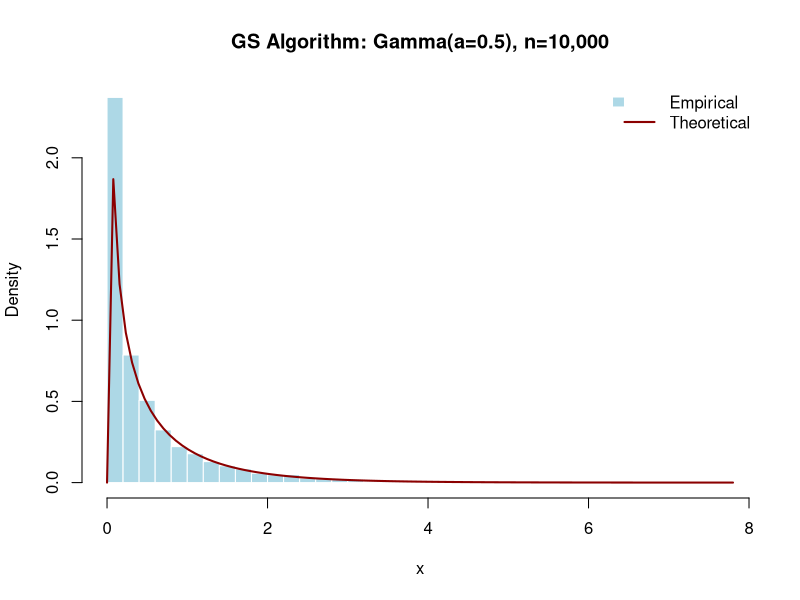
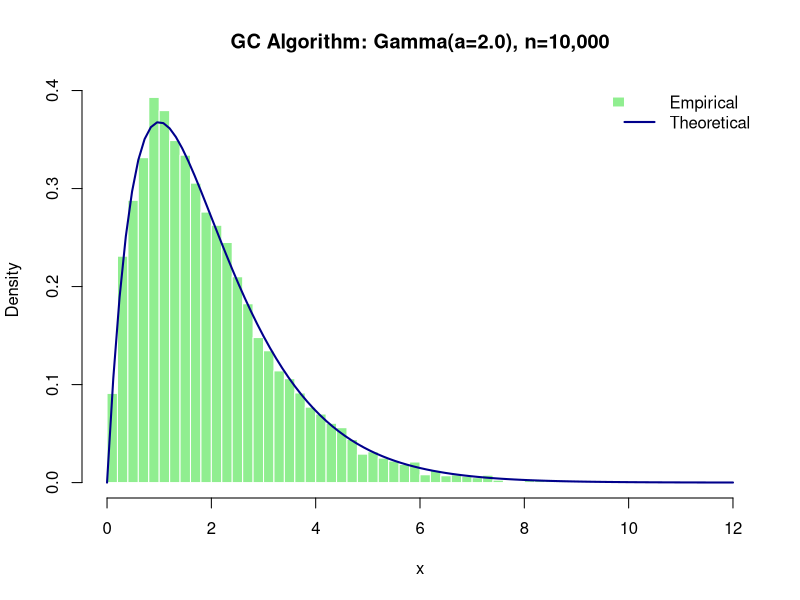
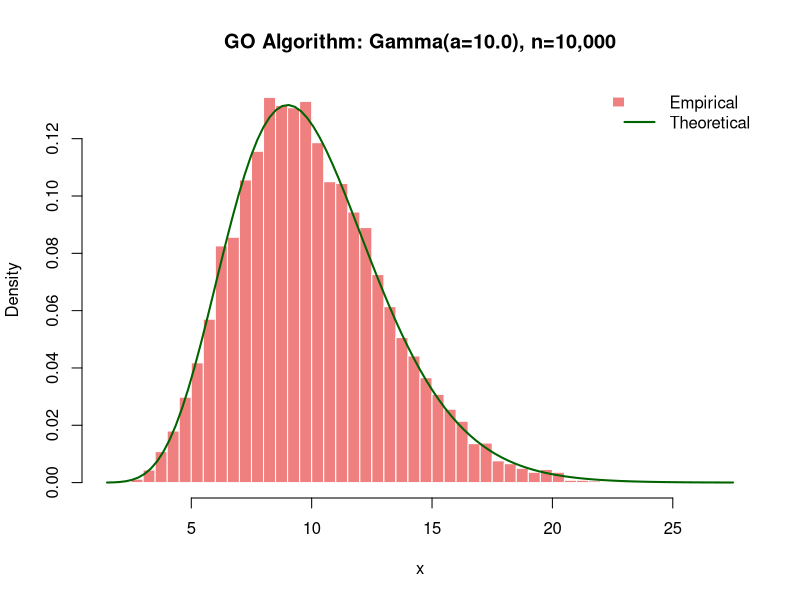
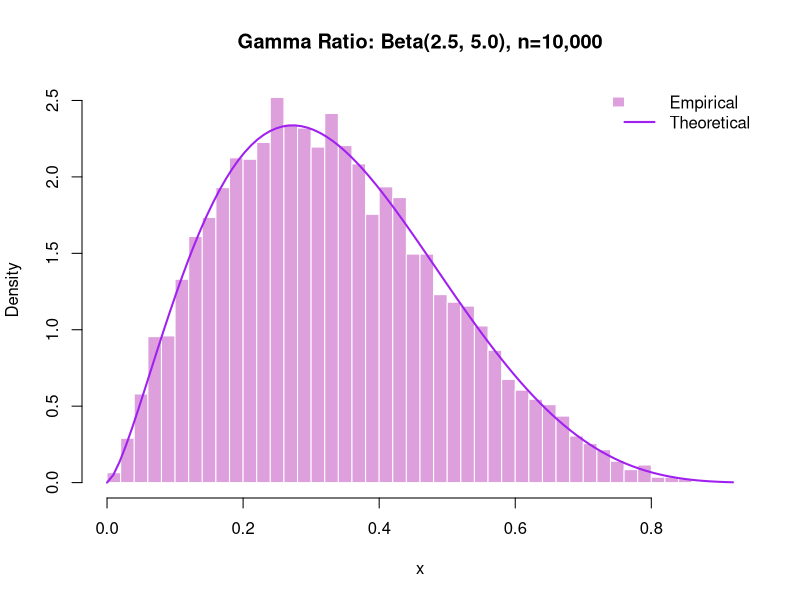

Write R code to recreate these figures, in order.
## ---- chunk 1
knitr::opts_chunk$set(echo = TRUE)
## ---- chunk 2
# Master Function: Dynamically routes shape parameter 'a' to the correct mathematical algorithm
generate_gamma_complete <- function(n, a) {
  if (a <= 0) stop("Shape parameter 'a' must be strictly positive (> 0)")
  
  if (a <= 1) {
    # Handles infinite asymptote at zero
    return(generate_gamma_GS(n, a))
  } else if (a <= 2.53278) {
    # Handles parameters where GO polynomial bounds are invalid
    return(generate_gamma_GC(n, a))
  } else {
    # Highly optimized Normal-Exponential split for large parameters
    return(generate_gamma_GO(n, a))
  }
}
## ---- chunk 3
# Algorithm GS: Piecewise Envelope
generate_gamma_GS <- function(n, a) {
  samples <- numeric(n)
  
  # Step 1: Set b <- (e+a)/e 
  b <- (exp(1) + a) / exp(1) 
  
  for (i in 1:n) {
    accepted <- FALSE
    while (!accepted) {
      # Step 1: Generate u. Set p <- b * u 
      u <- runif(1)
      p <- b * u
      
      # Step 1: If p >= 1 go to 3. (Meaning if p <= 1, proceed to Step 2) 
      if (p <= 1) {
        
        # Step 2: (Case x <= 1). Set x <- p^(1/a). Generate u'. 
        x <- p^(1 / a)
        u_prime <- runif(1)
        
        # Step 2: If u' > e^(-x) go back to 1. Otherwise deliver x. 
        # (Evaluated on logarithmic scale to prevent floating-point precision loss)
        if (log(u_prime) <= -x) {
          samples[i] <- x
          accepted <- TRUE
        }
      } else {
        
        # Step 3: (Case x > 1). Set x <- -ln((b-p)/a). Generate u'. 
        x <- -log((b - p) / a)
        u_prime <- runif(1)
        
        # Step 3: If u' > x^(a-1) go back to 1. Otherwise deliver x. 
        # (Evaluated on logarithmic scale to prevent floating-point precision loss)
        if (log(u_prime) <= (a - 1) * log(x)) {
          samples[i] <- x
          accepted <- TRUE
        }
      }
    }
  }
  return(samples)
}
## ---- chunk 4
# Algorithm GC: Cauchy Envelope Method
generate_gamma_GC <- function(n, a) {
  samples <- numeric(n)
  
  # Step 1: Set b <- a-1, A <- 2a-1, and s <- sqrt(A) 
  b <- a - 1
  A <- 2 * a - 1
  s <- sqrt(A)
  
  for(i in 1:n) {
    accepted <- FALSE
    while(!accepted) {
      # Step 2: Generate u. Set t <- s * tan(pi * (u - 0.5)) and x <- b + t. 
      u <- runif(1)
      t <- s * tan(pi * (u - 0.5))
      x <- b + t
      
      # Step 3: If x < 0 go to 2. 
      if(x >= 0) {
        
        # Step 4: Generate u'. If u' > exp(b * ln(x/b) - t + ln(1 + t^2/A)) go to 2. 
        u2 <- runif(1)
        
        # Evaluated on a log scale to prevent exp() hardware overflow
        test_val <- b * log(x / b) - t + log(1 + (t^2 / A))
        
        if(log(u2) <= test_val) {
          # Step 4: Otherwise deliver x. 
          samples[i] <- x
          accepted <- TRUE
        }
      }
    }
  }
  return(samples)
}
## ---- chunk 5
# Algorithm GO: Modified Normal-Exponential Method with Squeeze Bounds
generate_gamma_GO <- function(n, a) {
  samples <- numeric(n)
  
  # Step 1: Set mu <- a-1, sigma <- sqrt(a + sqrt(8/3)*sqrt(a)), W <- sigma^2/mu, 
  # d <- sqrt(6)*sigma, and b <- mu+d 
  mu <- a - 1
  sigma <- sqrt(a + sqrt(8/3) * sqrt(a))
  W <- sigma^2 / mu
  d <- sqrt(6) * sigma
  b_bound <- mu + d
  beta_const <- 0.009572265238289
  
  for(i in 1:n) {
    accepted <- FALSE
    while(!accepted) {
      
      # Step 2: Generate u. If u <= 0.009572265238289 go to 8. 
      u1 <- runif(1)
      
      if(u1 <= beta_const) {
        # TAIL REGION (Exponential Envelope)
        
        # Step 8: Take a sample s from the standard exponential distribution and set x <- b(1+s/d). 
        s_exp <- rexp(1)
        x <- b_bound * (1 + s_exp / d)
        
        # Step 9: Generate u. If ln u > mu(2+ln(x/mu)-x/b) + 3.7203284924588 - b - ln(d/b) go to 2. 
        u2 <- runif(1)
        
        # Exact logarithmic expansion applied dynamically to bypass textual rounding errors
        log_f <- mu * log(x / mu) - x + mu
        log_h <- mu * log(b_bound / mu) - (1 - mu / b_bound) * x
        log_r <- log(beta_const / (1 - beta_const)) + 0.5 * log(2 * pi * sigma^2) + 
                 mu * log(mu / b_bound) + log(d / b_bound) + d
                 
        if(log(u2) <= log_f - (log_r + log_h)) {
          # Step 9: Otherwise deliver x. 
          samples[i] <- x
          accepted <- TRUE
        }
      } else {
        # CORE REGION (Normal Envelope)
        
        # Step 3: Take a sample s from the standard normal distribution and set x <- mu + sigma*s. 
        s_norm <- rnorm(1)
        x <- mu + sigma * s_norm
        
        # Step 3: If x < 0 or x > b go to 2. 
        if(x >= 0 && x <= b_bound) {
          
          # Step 4: Generate u and set S <- s^2/2. 
          u2 <- runif(1)
          S <- (s_norm^2) / 2
          
          # Lemma 3: Quick Acceptance Squeeze Bounds logic 
          # Step 4: If s >= 0 go to 6. 
          if (s_norm >= 0) {
            
            # Step 6: If u <= 1 - S(W-1) deliver x. 
            L <- 1 - S * (W - 1)
          } else {
            
            # Step 5: If u <= 1 - S((1-2s/V)W-1) deliver x. 
            # (Substituted with the explicit Lemma 3 polynomial from the text)
            L <- 1 - S * (W - 1) + (s_norm^3 / sqrt(a)) * W
          }
          
          if(u2 <= L) {
            samples[i] <- x
            accepted <- TRUE
          } else {
            # Step 7 (Full Evaluation): If ln u > mu(1+ln(x/mu)) - x + S go to 2, otherwise deliver x. 
            if(log(u2) <= mu * (1 + log(x / mu)) - x + S) {
              samples[i] <- x
              accepted <- TRUE
            }
          }
        }
      }
    }
  }
  return(samples)
}
## ---- chunk 6
# Beta Generation via Gamma Ratio (Ahrens & Dieter, 1974, Page 5)
generate_beta_from_gamma <- function(n, a, b) {
  
  # Step 1: Generate a sample x from a Gamma distribution gamma(a) 
  x <- generate_gamma_complete(n, a)
  
  # Step 2: Generate a sample y from a Gamma distribution gamma(b), independent of x 
  y <- generate_gamma_complete(n, b)
  
  # Step 3 & 4: Calculate the ratio x / (x + y). The resulting value follows a Beta(a,b) distribution 
  beta_samples <- x / (x + y)
  
  return(beta_samples)
}
## ---- chunk 7
# Generate 10,000 samples for each segment
set.seed(42)
n_samples <- 10000

# Route through the master wrapper function
samples_GS <- generate_gamma_complete(n_samples, a = 0.5)
samples_GC <- generate_gamma_complete(n_samples, a = 2.0)
samples_GO <- generate_gamma_complete(n_samples, a = 10.0)

# Generate Beta samples using the Gamma Ratio method
samples_Beta <- generate_beta_from_gamma(n_samples, a = 2.5, b = 5.0)

#Plots and KS tests for each algorithm:

#We make use of histograms of our functions as well as the curve of the theoretical function 
#to make sure that our algorithms fit the shape of the random variable distributions.

# The K-S test evaluates if the empirical sample distribution significantly deviates 
# from the theoretical CDF.
# A p-value > 0.05 indicates we fail to reject the null hypothesis.
# (Distributions match)

# Plot 1: Algorithm GS (a = 0.5)
hist(samples_GS, probability = TRUE, breaks = 50, col = "lightblue",
     main = "GS Algorithm: Gamma(a=0.5), n=10,000", xlab = "x", ylab = "Density", border = "white")
curve(dgamma(x, shape = 0.5, rate = 1), add = TRUE, col = "darkred", lwd = 2)
legend("topright", legend = c("Empirical", "Theoretical"),
       fill = c("lightblue", NA), border = c("white", NA),
       col = c(NA, "darkred"), lwd = c(NA, 2), bty = "n")

# Test Algorithm GS (a = 0.5)
ks_GS <- ks.test(samples_GS, "pgamma", shape = 0.5, rate = 1)
cat("Algorithm GS (a=0.5) p-value:", ks_GS$p.value, "\n")

# Plot 2: Algorithm GC (a = 2.0)
hist(samples_GC, probability = TRUE, breaks = 50, col = "lightgreen",
     main = "GC Algorithm: Gamma(a=2.0), n=10,000", xlab = "x", ylab = "Density", border = "white")
curve(dgamma(x, shape = 2.0, rate = 1), add = TRUE, col = "darkblue", lwd = 2)
legend("topright", legend = c("Empirical", "Theoretical"),
       fill = c("lightgreen", NA), border = c("white", NA),
       col = c(NA, "darkblue"), lwd = c(NA, 2), bty = "n")

# Test Algorithm GC (a = 2.0)
ks_GC <- ks.test(samples_GC, "pgamma", shape = 2.0, rate = 1)
cat("Algorithm GC (a=2.0) p-value:", ks_GC$p.value, "\n")

# Plot 3: Algorithm GO (a = 10.0)
hist(samples_GO, probability = TRUE, breaks = 50, col = "lightcoral",
     main = "GO Algorithm: Gamma(a=10.0), n=10,000", xlab = "x", ylab = "Density", border = "white")
curve(dgamma(x, shape = 10.0, rate = 1), add = TRUE, col = "darkgreen", lwd = 2)
legend("topright", legend = c("Empirical", "Theoretical"),
       fill = c("lightcoral", NA), border = c("white", NA),
       col = c(NA, "darkgreen"), lwd = c(NA, 2), bty = "n")

# Test Algorithm GO (a = 10.0)
ks_GO <- ks.test(samples_GO, "pgamma", shape = 10.0, rate = 1)
cat("Algorithm GO (a=10.0) p-value:", ks_GO$p.value, "\n")

# Plot 4: Gamma-Ratio Beta Generator (a = 2.5, b = 5.0)
hist(samples_Beta, probability = TRUE, breaks = 50, col = "plum",
     main = "Gamma Ratio: Beta(2.5, 5.0), n=10,000", xlab = "x", ylab = "Density", border = "white")
curve(dbeta(x, shape1 = 2.5, shape2 = 5.0), add = TRUE, col = "purple", lwd = 2)
legend("topright", legend = c("Empirical", "Theoretical"),
       fill = c("plum", NA), border = c("white", NA),
       col = c(NA, "purple"), lwd = c(NA, 2), bty = "n")

# Test Gamma-Ratio Beta Generator (a = 2.5, b = 5.0)
ks_Beta <- ks.test(samples_Beta, "pbeta", shape1 = 2.5, shape2 = 5.0)
cat("Gamma-Ratio Beta Generator (a=2.5, b=5.0) p-value:", ks_Beta$p.value, "\n")
